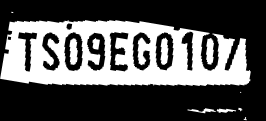
#> input picture images/aligned.png, 266 x 121 px, given in place of imagesaligned.png, which was not available
$ python fft.py --images images
#> lines starting #> are read from the running program, lines starting #| are printed output that depends on the picture; pictures that were not available may be replaced by others from this repository, and a replacement may not be noted
import os
import cv2
import argparse
import numpy as np
from matplotlib import pyplot as plt


ap = argparse.ArgumentParser()
ap.add_argument("-i", "--images", required=True,
	help="path to image directory")
args = vars(ap.parse_args())

dir_ = args["images"]
for img_name in os.listdir(dir_):
    img = cv2.imread(dir_+img_name, cv2.IMREAD_GRAYSCALE)
#> img is the input picture: shape (121, 266); min 0, max 255, mean 87.2
    if img is None:
        raise ValueError("error while reading image")

    f = np.fft.fft2(img)
    fshift = np.fft.fftshift(f)
    magnitude_spectrum = 20*np.log(np.abs(fshift))
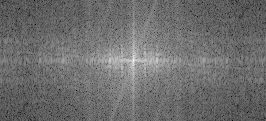
#> magnitude_spectrum: shape (121, 266) float64; min 54.65, max 296.9, mean 159.1; drawn with min black and max white

    rows, cols = img.shape
#> rows = 121; cols = 266
    crow, ccol = rows//2 , cols//2
#> crow = 60; ccol = 133
    winsize = 6 // 2
    fshift[crow-winsize: crow+winsize, ccol-winsize: ccol+winsize] = 0
    f_ishift = np.fft.ifftshift(fshift)
    img_back = np.fft.ifft2(f_ishift)
    img_back = np.abs(img_back)
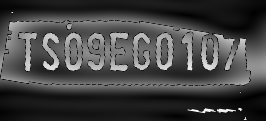
#> img_back: shape (121, 266) float64; min 0.119, max 252.8, mean 67.5

    plt.figure(1, (8,2))
    plt.subplot(1,3,1), plt.imshow(img, cmap = 'gray')
    plt.title('Input Image'), plt.xticks([]), plt.yticks([])
    plt.subplot(1,3,2), plt.imshow(magnitude_spectrum, cmap = 'gray')
    plt.title('Magnitude Spectrum'), plt.xticks([]), plt.yticks([])
    plt.subplot(1,3,3),plt.imshow(img_back, cmap = 'gray')
    plt.title('Image after HPF'), plt.xticks([]), plt.yticks([]) # HPF: high pass filter
    plt.show()
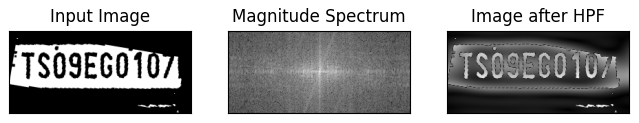
#> figure drawn by matplotlib, 3 panels
#> pass 2 of the loop `for img_name in os.listdir(dir_):`:
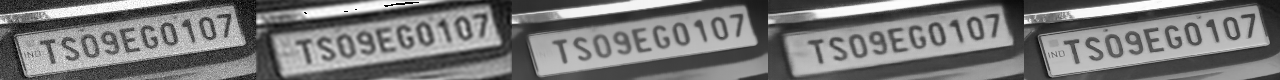
#> input picture images/denoising_comparison.png, 1280 x 80 px, given in place of imagesdenoising_comparison.png, which was not available
#> img is the input picture: shape (80, 1280); min 0, max 255, mean 121.2
#> magnitude_spectrum: shape (80, 1280) float64
#> `img_back = np.abs(img_back)`:
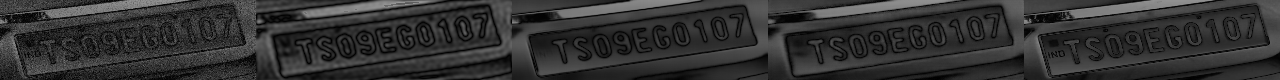
#> img_back: shape (80, 1280) float64; min 0.0969, max 151.5, mean 51
#> `plt.show()`:
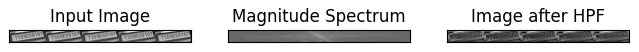
#> figure drawn by matplotlib, 3 panels
#> (the run stopped early here; a loop or call above may not have finished)
